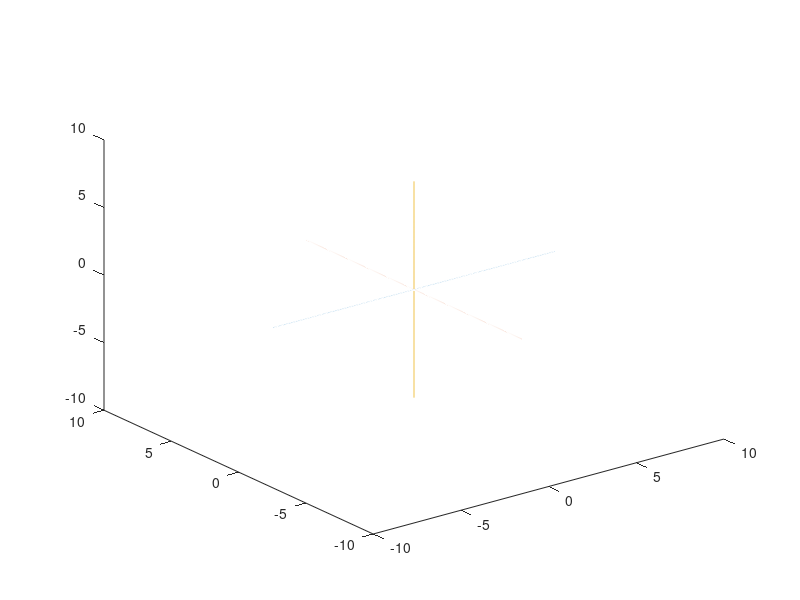

Source code (MATLAB): (Note: this script raises an error after producing the figure.)
function Hand_Regular_Left_NoInstance_CSVRead()
Data = csvread('LeftHandMotionData.csv', 1, 0);
Time = Data(1:end, 1);
Size = length(Time);
red = Data(1:end, 2);
blue = Data(1:end, 5);
green = Data(1:end, 3);
white = Data(1:end, 4);

Helper = 90*ones(Size,1);
Helper2 = -pi/2*ones(Size,1);
red = Helper - red;
blue = Helper - blue;
green = Helper - green;
white = Helper - white;



red = pi/180*red; %Ring Finger
blue = pi/180*blue;
green = pi/180*green;%Index Finger
white = pi/180*white;%Thumb

red2 = 2*red;
green2 = 2*green;
blue2 = 2*blue;
white2= 2*white;

red2 = red2 + Helper2;
green2 = green2 + Helper2;
blue2 = blue2 + Helper2;
white2= white2 + Helper2;
scale = 2;
%------------------Spherical Coordinate Conversion-------------------------
Theta = pi/2*ones(Size, 1);
Theta_Thumb = pi/4*ones(Size,1); %Posotive for the left hand
%Finger Length Matrix for lower half of finger
Finger_Lower_1 = scale*2*ones(Size,1);%Pinky
Finger_Lower_2 = scale*2*ones(Size,1);
Finger_Lower_3 = scale*2.5*ones(Size,1);
Finger_Lower_4 = scale*2*ones(Size,1);%Index Finger
Thumb_Lower = scale*2.5*ones(Size,1);
Finger_Upper_1 = scale*3.5*ones(Size,1);%Pinky
Finger_Upper_2 = scale*5*ones(Size,1);
Finger_Upper_3 = scale*5.5*ones(Size,1);
Finger_Upper_4 = scale*4.5*ones(Size,1);%Index Finger
Thumb_Upper = scale*2.5*ones(Size,1);

%Conversion from Spherical to Rectangular Coordinates 
%Pinky 1
x_1_1 = Finger_Lower_1.*sin(blue).*cos(Theta);
y_1_1 = Finger_Lower_1.*sin(blue).*sin(Theta);
z_1_1 = Finger_Lower_1.*cos(blue);

%Pinky 2
x_2_1 = Finger_Upper_1.*sin(blue2).*cos(Theta);
y_2_1 = Finger_Upper_1.*sin(blue2).*sin(Theta);
z_2_1 = Finger_Upper_1.*cos(blue2);

%Ring Finger 1
x_1_2 = Finger_Lower_2.*sin(red).*cos(Theta);
y_1_2 = Finger_Lower_2.*sin(red).*sin(Theta);
z_1_2 = Finger_Lower_2.*cos(red);

%Ring Finger 2
x_2_2 = Finger_Upper_2.*sin(red2).*cos(Theta);
y_2_2 = Finger_Upper_2.*sin(red2).*sin(Theta);
z_2_2 = Finger_Upper_2.*cos(red2);

%Middle Finger 1
x_1_3 = Finger_Lower_3.*sin(red).*cos(Theta);
y_1_3 = Finger_Lower_3.*sin(red).*sin(Theta);
z_1_3 = Finger_Lower_3.*cos(red);

%Middle Finger 2
x_2_3 = Finger_Upper_3.*sin(red2).*cos(Theta);
y_2_3 = Finger_Upper_3.*sin(red2).*sin(Theta);
z_2_3 = Finger_Upper_3.*cos(red2);

%Index Finger 1
x_1_4 = Finger_Lower_4.*sin(green).*cos(Theta);
y_1_4 = Finger_Lower_4.*sin(green).*sin(Theta);
z_1_4 = Finger_Lower_4.*cos(green);

%Index Finger 2
x_2_4 = Finger_Upper_4.*sin(green2).*cos(Theta);
y_2_4 = Finger_Upper_4.*sin(green2).*sin(Theta);
z_2_4 = Finger_Upper_4.*cos(green2);

%Thumb 1
x_1_5 = Thumb_Lower.*sin(white).*cos(Theta_Thumb);
y_1_5 = Thumb_Lower.*sin(white).*sin(Theta_Thumb);
z_1_5 = Thumb_Lower.*cos(white);

%Ihumb 2
x_2_5 = Thumb_Upper.*sin(white2).*cos(Theta_Thumb);
y_2_5 = Thumb_Upper.*sin(white2).*sin(Theta_Thumb);
z_2_5 = Thumb_Upper.*cos(white2);







%--------------------------------------------------------------------------
%Line/Axis Plots 
t1a = -8:.01:8;
t1b = 0*t1a;
t1c = 0*t1a;

t2b = -8:.01:8;
t2a = 0*t2b;
t2c = 0*t2b;

t3c = -8:.01:8;
t3a = 0*t3c;
t3b = 0*t3c;
%--------------------------------------------------------------------------

finger_r = 1.5;
thumb_r = 1.6;
n = 20;
cyl_color = 'yellow';
closed = 1;
lines = 0;

for j = 1:Size
    %Axis Plots are necessary for instances not to show
    %Plot Axes
    plot3(t1a, t1b, t1c);
    hold on
    plot3(t2a, t2b, t2c);
    hold on
    plot3(t3a, t3b, t3c);
    hold on
    
    %Coordinate Set
    %Pinky 1
    xyz_begin_1_1 = [13 0 0];
    
    xyz_end_1_1 = [x_1_1(j) y_1_1(j) z_1_1(j)] + xyz_begin_1_1;
    
    %Pinky 2
    xyz_begin_2_1 = xyz_end_1_1;
    
    xyz_end_2_1 = [x_2_1(j) y_2_1(j) z_2_1(j)] + xyz_begin_2_1;
    
    %Ring 1
    xyz_begin_1_2 = [8.5 0 0];
    
    xyz_end_1_2 = [x_1_2(j) y_1_2(j) z_1_2(j)] + xyz_begin_1_2;
    
    %Ring 2
    xyz_begin_2_2 = xyz_end_1_2;
    
    xyz_end_2_2 = [x_2_2(j) y_2_2(j) z_2_2(j)] + xyz_begin_2_2;
    
    %Middle 1
    xyz_begin_1_3 = [5 0 0];
    
    xyz_end_1_3 = [x_1_3(j) y_1_3(j) z_1_3(j)] + xyz_begin_1_3;
    
    %Middle 2
    xyz_begin_2_3 = xyz_end_1_3;
    
    xyz_end_2_3 = [x_2_3(j) y_2_3(j) z_2_3(j)] + xyz_begin_2_3;
    
    %Index 1
    xyz_begin_1_4 = [1.5 0 0];
    
    xyz_end_1_4 = [x_1_4(j) y_1_4(j) z_1_4(j)] + xyz_begin_1_4;
    
    %Index 2
    xyz_begin_2_4 = xyz_end_1_4;
    
    xyz_end_2_4 = [x_2_4(j) y_2_4(j) z_2_4(j)] + xyz_begin_2_4;
    
    %Thumb 1
    xyz_begin_1_5 = [-2 -10 0];
    
    xyz_end_1_5 = [x_1_5(j) y_1_5(j) z_1_5(j)] + xyz_begin_1_5;
    
    %Thumb 2
    xyz_begin_2_5 = xyz_end_1_5;
    
    xyz_end_2_5 = [x_2_5(j) y_2_5(j) z_2_5(j)] + xyz_begin_2_5;

    %Plot Rectangle Hand
    Cylinder([7.5 0 -7.5],[7.5 -10 -7.5],7.5,n,cyl_color,closed,lines)
    
    %Plotting Fingers -----------------------------------------------------
    %Pinky
    Cylinder(xyz_begin_1_1,xyz_end_1_1,finger_r,n,cyl_color,closed,lines)
    hold on
    Cylinder(xyz_begin_2_1,xyz_end_2_1,finger_r,n,cyl_color,closed,lines)
    hold on
    
    %Ring
    Cylinder(xyz_begin_1_2,xyz_end_1_2,finger_r,n,cyl_color,closed,lines)
    hold on
    Cylinder(xyz_begin_2_2,xyz_end_2_2,finger_r,n,cyl_color,closed,lines)
    hold on
    
    
    %Middle
    Cylinder(xyz_begin_1_3,xyz_end_1_3,finger_r,n,cyl_color,closed,lines)
    hold on
    Cylinder(xyz_begin_2_3,xyz_end_2_3,finger_r,n,cyl_color,closed,lines)
    hold on
    
    
    %Index
    Cylinder(xyz_begin_1_4,xyz_end_1_4,finger_r,n,cyl_color,closed,lines)
    hold on
    Cylinder(xyz_begin_2_4,xyz_end_2_4,finger_r,n,cyl_color,closed,lines)
    hold on
    
    
    %Thumb
    Cylinder(xyz_begin_1_5,xyz_end_1_5,thumb_r,n,cyl_color,closed,lines)
    hold on
    Cylinder(xyz_begin_2_5,xyz_end_2_5,thumb_r,n,cyl_color,closed,lines)
    hold on
   
    
    
    
    axis([-20 20 -20 20 -20 20])
    drawnow
    hold on
end


clear;
end